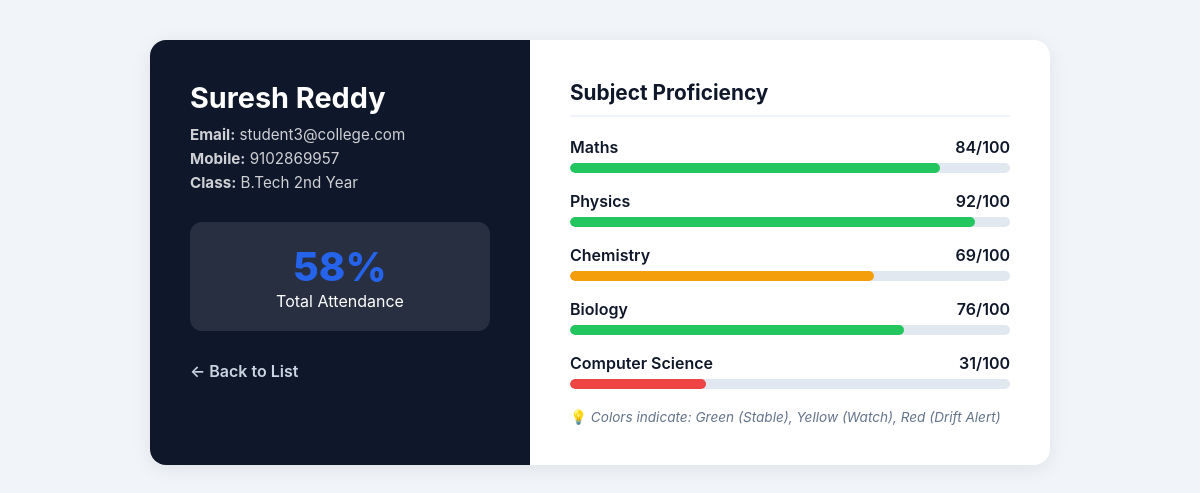
Screenshot of /faculty/student/3 (signed in) with the database file from the repository.
### tables this page shows
CREATE TABLE students (
    id INTEGER PRIMARY KEY AUTOINCREMENT,
    name TEXT,
    email TEXT UNIQUE,
    father TEXT,
    mother TEXT,
    mobile TEXT,
    class TEXT,
    attendance INTEGER,
    exams_attempted INTEGER,
    extracurricular TEXT
);

CREATE TABLE marks (
    student_id INTEGER,
    subject TEXT,
    score INTEGER
);

### app.py (the view)
@app.route("/faculty/student/<int:student_id>")
def faculty_student_profile(student_id):
    if session.get("role") != "faculty":
        return redirect("/login")
    con = db()
    cur = con.cursor()
    cur.execute("SELECT * FROM students WHERE id=?", (student_id,))
    row = cur.fetchone()
    if not row:
        con.close()
        return "❌ Student not found"
    student = {
        "id": row[0],
        "name": row[1],
        "email": row[2],
        "mobile": row[5],
        "class": row[6],
        "attendance": row[7]
    }
    cur.execute(
        "SELECT subject, score FROM marks WHERE student_id=?",
        (student_id,)
    )
    marks = dict(cur.fetchall())
    con.close()
    return render_template(
        "faculty_student_view.html",
        student=student,
        marks=marks
    )

### app.py (called while the page is built)
def db():
    return sqlite3.connect("database.db")

### templates/faculty_student_view.html (shortened to what this page needs)
<!DOCTYPE html>
<html lang="en">
<head>
</head>
<body>
<div class="profile-container">
    <div class="identity-sidebar">
        <h2>{{ student.name }}</h2>
        <p><b>Email:</b> {{ student.email }}</p>
        <p><b>Mobile:</b> {{ student.mobile }}</p>
        <p><b>Class:</b> {{ student.class }}</p>
        <div class="attendance-stat">
            <span class="attendance-val">{{ student.attendance }}%</span>
            <span>Total Attendance</span>
        </div>
        <a href="/faculty_dashboard" class="btn-back" style="color: #cbd5e1;">← Back to List</a>
    </div>
    <div class="academic-content">
        <h3>Subject Proficiency</h3>
        <ul class="subject-grid">
            {% for s, m in marks.items() %}
            <li class="subject-item">
                <div class="subject-header">
                    <span>{{ s }}</span>
                    <span>{{ m }}/100</span>
                </div>
                <div class="progress-track">
                    <div class="progress-fill"
                         style="width: {{ m }}%;
                                background-color: {% if m >= 75 %}var(--success){% elif m >= 40 %}var(--warning){% else %}var(--danger){% endif %};">
                    </div>
                </div>
            </li>
            {% endfor %}
        </ul>
        <div style="margin-top: 20px; font-size: 0.85rem; color: #64748b;">
            💡 <i>Colors indicate: Green (Stable), Yellow (Watch), Red (Drift Alert)</i>
        </div>
    </div>
</div>
</body>
</html>

### templates/faculty_student_view.html (style rules this page uses)
:root { --primary-dark: #0f172a; --accent-blue: #2563eb; --success: #22c55e; --warning: #f59e0b; --danger: #ef4444; --card-bg: #ffffff; --body-bg: #f1f5f9; }
body { font-family: 'Inter', system-ui, sans-serif; background-color: var(--body-bg); color: var(--primary-dark); margin: 0; padding: 40px 20px; }
.profile-container { max-width: 900px; margin: 0 auto; background: var(--card-bg); border-radius: 16px; box-shadow: 0 4px 20px rgba(0,0,0,0.08); overflow: hidden; display: flex; flex-wrap: wrap; }
.identity-sidebar { flex: 1; min-width: 300px; background-color: var(--primary-dark); color: white; padding: 40px; }
.identity-sidebar h2 { margin: 0 0 10px 0; font-size: 1.8rem; color: #fff; }
.identity-sidebar p { opacity: 0.8; margin: 5px 0; font-size: 0.95rem; }
.attendance-stat { margin-top: 30px; padding: 20px; background: rgba(255,255,255,0.1); border-radius: 12px; text-align: center; }
.attendance-val { font-size: 2.5rem; font-weight: 800; display: block; color: var(--accent-blue); }
.academic-content { flex: 2; min-width: 350px; padding: 40px; }
h3 { margin-top: 0; font-size: 1.3rem; border-bottom: 2px solid #f1f5f9; padding-bottom: 10px; margin-bottom: 20px; }
.subject-grid { list-style: none; padding: 0; }
.subject-item { margin-bottom: 18px; }
.subject-header { display: flex; justify-content: space-between; margin-bottom: 6px; font-weight: 600; }
.progress-track { height: 10px; background: #e2e8f0; border-radius: 10px; overflow: hidden; }
.progress-fill { height: 100%; border-radius: 10px; transition: width 0.5s ease-in-out; }
.btn-back { display: inline-block; margin-top: 30px; color: var(--accent-blue); text-decoration: none; font-weight: 600; }

### rows the page displays
students: name "Suresh Reddy", email "student3@college.com", mobile "9102869957", class "B.Tech 2nd Year", attendance "58"
marks: subject "Maths", score "84"
marks: subject "Physics", score "92"
marks: subject "Chemistry", score "69"
marks: subject "Biology", score "76"
marks: subject "Computer Science", score "31"
